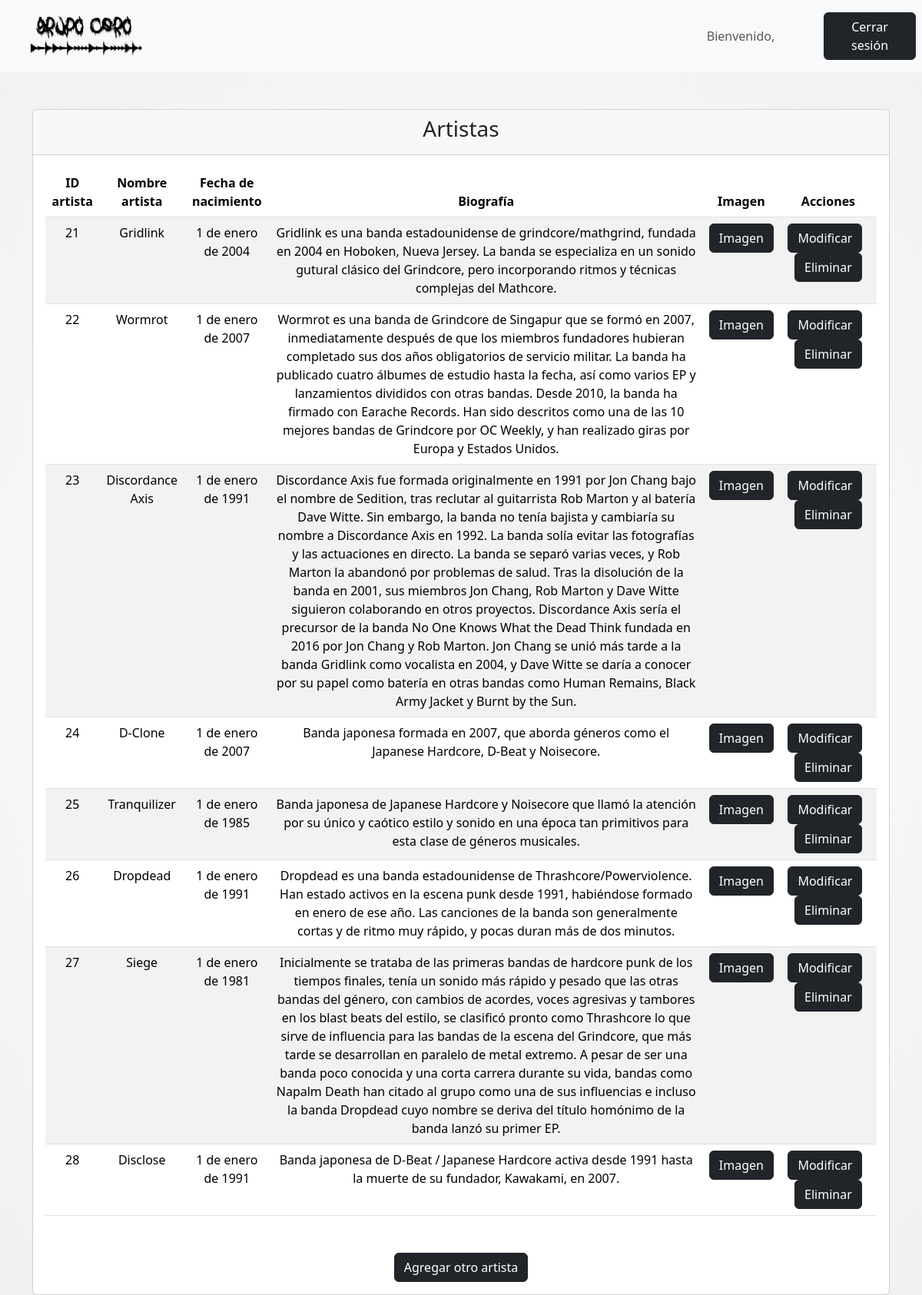
/artistasobjects/, run on the app's committed database.
### core/models.py (models this page shows, shortened)
class Artista(models.Model):
    nombreArtista = models.CharField(max_length=50)
    fecha_nacimiento = models.DateField(null=True, blank=True)
    biografia = models.TextField()
    imagen = models.ImageField(upload_to='artistas/', null=False, blank=False)
    class Meta:
        verbose_name = "Artista"
        verbose_name_plural = "Artistas"

### core/views.py (the view)
# urls.py: path('artistasobjects/', artistasobjects, name='artistasobjects'),
def artistasobjects(request):
    auxArtObj = {
        'listaArtObj' : Artista.objects.all()
    }
    return render(request, 'core/miembros/artistas/artistasobjects.html', auxArtObj)

### core/templates/core/miembros/artistas/artistasobjects.html (shortened to what this page needs)
<!DOCTYPE html>
<html lang="es">
    {% load static %}
<head>
    <link href="https://cdn.jsdelivr.net/npm/bootstrap@5.3.3/dist/css/bootstrap.min.css" rel="stylesheet">
    <link rel="stylesheet" href="{% static 'core/css/style.css' %}">
</head>
<body>
<nav class="navbar navbar-expand-sm bg-light navbar-light justify-content-center">
    <div class="container-fluid">
        <a class="navbar-brand" href="{% url 'miembrosindex' %}">
            <img src="{% static 'core/img/LOGO.png' %}" alt="Avatar Logo" style="width:200px;" class="rounded-pill">
        </a>
    </div>
    <ul class="navbar-nav">
        <li class="nav-item">
            <a class="nav-link text-center" style="width:200px;">Bienvenido, {{ user.username }}</a>
        </li>
    </ul>
    <ul class="navbar-nav">
        <li class="nav-item">
            <a class="nav-link" href="{% url 'logout' %}">
                <button class="btn btn-dark" type="button" style="width:120px;">Cerrar sesión</button>
            </a>
        </li>
    </ul>
</nav>
<div class="container mt-5 text-center">
    <div class="card">
        <div class="card-header">
            <h3 class="card-title">Artistas</h3>
        </div>
        <div class="card-body">
            <table class="table table-striped mb-5">
                <thead>
                    <tr>
                        <th scope="col">ID artista</th>
                        <th scope="col">Nombre artista</th>
                        <th scope="col">Fecha de nacimiento</th>
                        <th scope="col">Biografía</th>
                        <th scope="col">Imagen</th>
                        <th scope="col">Acciones</th>
                    </tr>
                </thead>
                <tbody>
                    {% for auxArtObj in listaArtObj %}
                    <tr>
                        <td>{{ auxArtObj.pk }}</td>
                        <td>{{ auxArtObj.nombreArtista }}</td>
                        <td>{{ auxArtObj.fecha_nacimiento }}</td>
                        <td>{{ auxArtObj.biografia }}</td>
                        <td>
                            {% if auxArtObj.imagen %}
                                <a href="#" class="btn btn-dark" data-bs-toggle="modal" data-bs-target="#modalImagen{{ auxArtObj.pk }}">Imagen</a>
                            {% endif %}
                        </td>
                        <td>
                            <a href="{% url 'artistasupdate' auxArtObj.pk %}" class="btn btn-dark me-2">Modificar</a>
                            <button type="button" class="btn btn-dark" data-bs-toggle="modal" data-bs-target="#confirmModal{{ auxArtObj.pk }}">
                                Eliminar
                            </button>
                        </td>
                    </tr>
                    {% endfor %}
                </tbody>
            </table>
            <div class="text-center">
                <a href="{% url 'artistasadd' %}" class="btn btn-dark">Agregar otro artista</a>
            </div>
        </div>
    </div>
</div>
</body>
</html>

### core/static/core/css/style.css (style rules this page uses)
body { background-color: white; color: black; }

### core/templates/core/miembros/artistas/artistasobjects.html (style rules this page uses)
body { background: repeating-radial-gradient(circle, #ffffff, #f1f0f0); }

### data on the page
Artista: pk "21", nombreArtista "Gridlink", fecha_nacimiento "1 de enero de 2004", biografia "Gridlink es una banda estadounidense de grindcore/mathgrind, fundada en 2004 en Hoboken, Nueva Jersey. La banda se especializa en un sonido gutural clásico del Grindcore, pero incorporando ritmos y técnicas complejas del Mathcore."
Artista: pk "22", nombreArtista "Wormrot", fecha_nacimiento "1 de enero de 2007", biografia "Wormrot es una banda de Grindcore de Singapur que se formó en 2007, inmediatamente después de que los miembros fundadores hubieran completado sus dos años obligatorios de servicio militar. La banda ha publicado cuatro álbumes de estudio hasta la fecha, así como varios EP y lanzamientos divididos con otras bandas. Desde 2010, la banda ha firmado con Earache Records. Han sido descritos como una de las 10 mejores bandas de Grindcore por OC Weekly, y han realizado giras por Europa y Estados Unidos."
Artista: pk "23", nombreArtista "Discordance Axis", fecha_nacimiento "1 de enero de 1991", biografia "Discordance Axis fue formada originalmente en 1991 por Jon Chang bajo el nombre de Sedition, tras reclutar al guitarrista Rob Marton y al batería Dave Witte. Sin embargo, la banda no tenía bajista y cambiaría su nombre a Discordance Axis en 1992. La banda solía evitar las fotografías y las actuaciones en directo. La banda se separó varias veces, y Rob Marton la abandonó por problemas de salud. Tras la disolución de la banda en 2001, sus miembros Jon Chang, Rob Marton y Dave Witte siguieron colaborando en otros proyectos. Discordance Axis sería el precursor de la banda No One Knows What the Dead Think fundada en 2016 por Jon Chang y Rob Marton. Jon Chang se unió más tarde a la banda Gridlink…"
Artista: pk "24", nombreArtista "D-Clone", fecha_nacimiento "1 de enero de 2007", biografia "Banda japonesa formada en 2007, que aborda géneros como el Japanese Hardcore, D-Beat y Noisecore."
Artista: pk "25", nombreArtista "Tranquilizer", fecha_nacimiento "1 de enero de 1985", biografia "Banda japonesa de Japanese Hardcore y Noisecore que llamó la atención por su único y caótico estilo y sonido en una época tan primitivos para esta clase de géneros musicales."
Artista: pk "26", nombreArtista "Dropdead", fecha_nacimiento "1 de enero de 1991", biografia "Dropdead es una banda estadounidense de Thrashcore/Powerviolence. Han estado activos en la escena punk desde 1991, habiéndose formado en enero de ese año. Las canciones de la banda son generalmente cortas y de ritmo muy rápido, y pocas duran más de dos minutos."
Artista: pk "27", nombreArtista "Siege", fecha_nacimiento "1 de enero de 1981", biografia "Inicialmente se trataba de las primeras bandas de hardcore punk de los tiempos finales, tenía un sonido más rápido y pesado que las otras bandas del género, con cambios de acordes, voces agresivas y tambores en los blast beats del estilo, se clasificó pronto como Thrashcore lo que sirve de influencia para las bandas de la escena del Grindcore, que más tarde se desarrollan en paralelo de metal extremo. A pesar de ser una banda poco conocida y una corta carrera durante su vida, bandas como Napalm Death han citado al grupo como una de sus influencias e incluso la banda Dropdead cuyo nombre se deriva del título homónimo de la banda lanzó su primer EP."
Artista: pk "28", nombreArtista "Disclose", fecha_nacimiento "1 de enero de 1991", biografia "Banda japonesa de D-Beat / Japanese Hardcore activa desde 1991 hasta la muerte de su fundador, Kawakami, en 2007."
